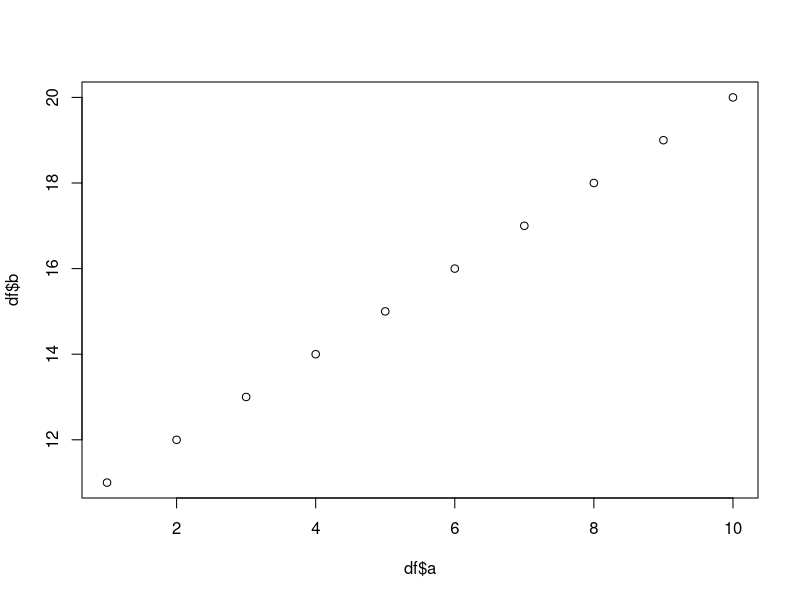

Write the R code that produced this figure.
# Using $ with environments.  The variable in the environment should be linked to.
myEnv <- new.env()
myEnv$var <- 1
myVar <- myEnv$var

# Using $ with data frames.  The data frame should be linked to.
a <- (1:10)
b <- (11:20)
df <- data.frame (a, b)
df$c <- (21:30)  # Output node should be df

# Checking use of $ within a function.
f <- function() {
  plot (df$a, df$b)
  df$d <- (31:40)
}
f()   # This should just use f and df (and should not output df)
